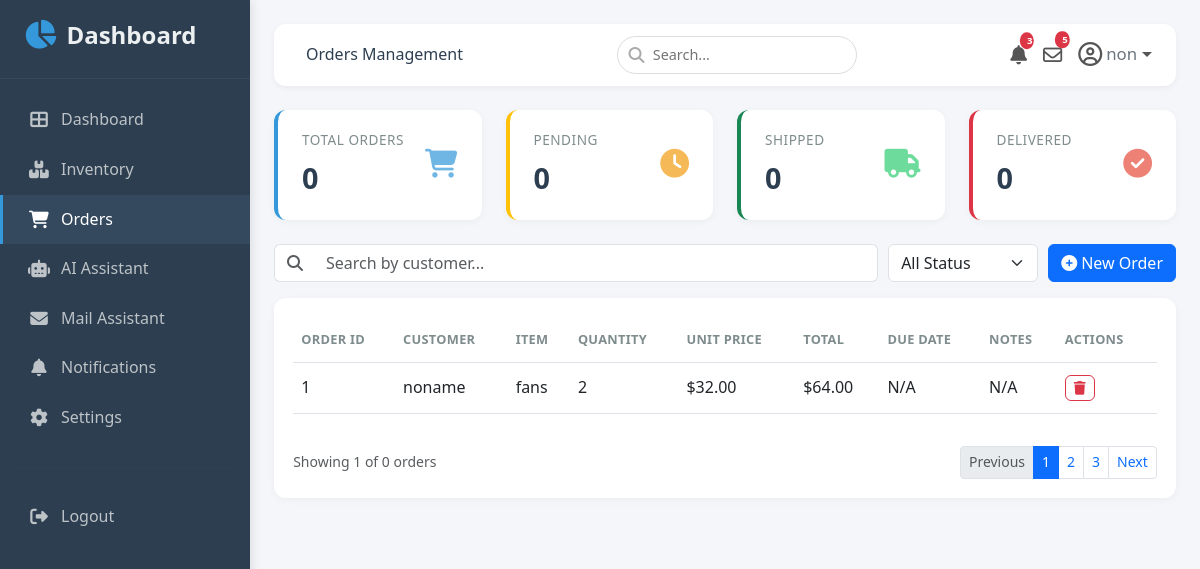
Page /orders (signed in) on the committed database.
### app.py (models this page shows, shortened)
class User(UserMixin, db.Model):
    id            = db.Column(db.Integer, primary_key=True)
    first_name    = db.Column(db.String(80), nullable=False)
    last_name     = db.Column(db.String(80), nullable=False)
    username      = db.Column(db.String(80), unique=True, nullable=False)
    password_hash = db.Column(db.String(200), nullable=False)

class Order(db.Model):
    id            = db.Column(db.Integer, primary_key=True)
    customer_name = db.Column(db.String(100), nullable=False)
    inventory_item_id = db.Column(db.Integer, nullable=False)
    quantity_item = db.Column(db.Integer, nullable=False)
    unit_price = db.Column(db.Float, nullable=False)
    due_date = db.Column(db.DateTime, nullable=True)
    user_id = db.Column(db.Integer, db.ForeignKey('user.id'), nullable=False)
    name = db.Column(db.String(80), db.ForeignKey('data.name'))
    notes = db.Column(db.Text)

class Data(db.Model):
    id            = db.Column(db.Integer, primary_key=True)
    name = db.Column(db.String(100), nullable=False)
    price = db.Column(db.Integer, nullable=False)
    quantity = db.Column(db.Integer, nullable=False)
    user_id = db.Column(db.Integer, db.ForeignKey('user.id'), nullable=False)
    orders = db.relationship("Order", backref="data")

### app.py (the view, shortened to what this page needs)
@app.route('/orders', methods=['GET', 'POST'])
@login_required
def orders():
    orders_data = Order.query.filter_by(user_id=current_user.id).all()
    inventory_items = Data.query.filter_by(user_id=current_user.id).all()
    return render_template(
        'Orders.html',
        orders=orders_data,
        machines=inventory_items
    )

### app.py (called while the page is built)
@login_manager.user_loader
def load_user(user_id):
    return User.query.get(int(user_id))

### templates/Orders.html (shortened to what this page needs)
{% extends "base.html" %}
{% block page_title %}Orders Management{% endblock %}
{% block content %}
<div class="row g-4 mb-4">
  <div class="col-md-3 col-6">
    <div class="stat-card">
      <div class="d-flex justify-content-between align-items-center">
        <div>
          <p class="stat-label">Total Orders</p>
          <p class="stat-number">{{ total_orders|default(0) }}</p>
        </div>
        <i class="fas fa-shopping-cart stat-icon"></i>
      </div>
    </div>
  </div>
  <div class="col-md-3 col-6">
    <div class="stat-card border-warning">
      <div class="d-flex justify-content-between align-items-center">
        <div>
          <p class="stat-label">Pending</p>
          <p class="stat-number">{{ pending_orders|default(0) }}</p>
        </div>
        <i class="fas fa-clock stat-icon warning"></i>
      </div>
    </div>
  </div>
  <div class="col-md-3 col-6">
    <div class="stat-card border-success">
      <div class="d-flex justify-content-between align-items-center">
        <div>
          <p class="stat-label">Shipped</p>
          <p class="stat-number">{{ shipped_orders|default(0) }}</p>
        </div>
        <i class="fas fa-truck stat-icon success"></i>
      </div>
    </div>
  </div>
  <div class="col-md-3 col-6">
    <div class="stat-card border-danger">
      <div class="d-flex justify-content-between align-items-center">
        <div>
          <p class="stat-label">Delivered</p>
          <p class="stat-number">{{ delivered_orders|default(0) }}</p>
        </div>
        <i class="fas fa-check-circle stat-icon danger"></i>
      </div>
    </div>
  </div>
</div>
<div class="search-filter-bar">
  <div class="search-input">
    <div class="input-group">
      <span class="input-group-text bg-white border-end-0"><i class="fas fa-search text-muted"></i></span>
      <input type="text" class="form-control border-start-0" placeholder="Search by customer..." id="tableSearch">
    </div>
  </div>
  <div class="filter-select">
    <select class="form-select" id="statusFilter">
      <option value="">All Status</option>
    </select>
  </div>
  <div class="ms-auto">
    <button class="btn btn-primary" data-bs-toggle="modal" data-bs-target="#addOrderModal">
      <i class="fas fa-plus-circle me-1"></i>New Order
    </button>
  </div>
</div>
<div class="table-container">
  <div class="table-responsive">
    <table class="table table-hover align-middle" id="ordersTable">
      <thead>
        <tr>
          <th>Order ID</th>
          <th>Customer</th>
          <th>Item</th>
          <th>Quantity</th>
          <th>Unit Price</th>
          <th>Total</th>
          <th>Due Date</th>
          <th>Notes</th>
          <th style="width: 100px;">Actions</th>
        </tr>
      </thead>
      <tbody id="ordersTableBody">
        {% for order in orders %}
        <tr>
          <td>{{ order.id }}</td>
          <td>{{ order.customer_name }}</td>
          <td>
            {% for item in machines %}
              {% if item.id == order.inventory_item_id %}
                {{ item.name }}
              {% endif %}
            {% endfor %}
          </td>
          <td>{{ order.quantity_item }}</td>
          <td>${{ "%.2f"|format(order.unit_price) }}</td>
          <td>${{ "%.2f"|format(order.quantity_item * order.unit_price) }}</td>
          <td>{{ order.due_date.strftime('%Y-%m-%d') if order.due_date else 'N/A' }}</td>
          <td>{{ order.notes[:50] + '...' if order.notes and order.notes|length > 50 else order.notes or 'N/A' }}</td>
          <td>
            <button class="btn btn-sm btn-outline-danger action-btn delete-btn" data-id="{{ order.id }}" title="Delete">
              <i class="fas fa-trash"></i>
            </button>
          </td>
        </tr>
        {% else %}
        <tr>
          <td colspan="9" class="text-center py-4 text-muted">No orders found.</td>
        </tr>
        {% endfor %}
      </tbody>
    </table>
  </div>
  <div class="pagination-bar">
    <div class="text-muted small">
      Showing {{ orders|length if orders else 0 }} of {{ total_orders|default(0) }} orders
    </div>
    <nav>
      <ul class="pagination pagination-sm">
        <li class="page-item disabled"><a class="page-link" href="#">Previous</a></li>
        <li class="page-item active"><a class="page-link" href="#">1</a></li>
        <li class="page-item"><a class="page-link" href="#">2</a></li>
        <li class="page-item"><a class="page-link" href="#">3</a></li>
        <li class="page-item"><a class="page-link" href="#">Next</a></li>
      </ul>
    </nav>
  </div>
</div>
{% endblock %}

### templates/base.html (shortened to what this page needs)
<!DOCTYPE html>
<html lang="en">
<head>
  <link href="https://cdn.jsdelivr.net/npm/bootstrap@5.3.0/dist/css/bootstrap.min.css" rel="stylesheet">
  <link rel="stylesheet" href="https://cdnjs.cloudflare.com/ajax/libs/font-awesome/6.4.0/css/all.min.css">
  <link rel="stylesheet" href="{{ url_for('static', filename='style.css') }}">
</head>
<body>
  <nav class="sidebar" id="sidebar">
    <div class="brand">
      <i class="fas fa-chart-pie"></i> Dashboard
    </div>
    <ul class="nav flex-column">
      <li class="nav-item">
        <a class="nav-link {% if request.endpoint == 'dashboard' %}active{% endif %}"
           href="{{ url_for('dashboard') }}">
          <i class="fas fa-th-large"></i> Dashboard
        </a>
      </li>
      <li class="nav-item">
        <a class="nav-link {% if request.endpoint == 'Machines' %}active{% endif %}"
           href="{{ url_for('Machines') }}">
          <i class="fas fa-boxes"></i> Inventory
        </a>
      </li>
      <li class="nav-item">
        <a class="nav-link {% if request.endpoint == 'orders' %}active{% endif %}"
           href="{{ url_for('orders') }}">
          <i class="fas fa-shopping-cart"></i> Orders
        </a>
      </li>
      <li class="nav-item">
        <a class="nav-link {% if request.endpoint == 'Ai_assistant' %}active{% endif %}"
           href="{{ url_for('Ai_assistant') }}">
          <i class="fas fa-robot"></i> AI Assistant
        </a>
      </li>
      <li class="nav-item">
        <a class="nav-link {% if request.endpoint == 'ai_mail_assistant' %}active{% endif %}"
           href="{{ url_for('ai_mail_assistant') }}">
          <i class="fas fa-envelope"></i> Mail Assistant
        </a>
      </li>
      <li class="nav-item">
        <a class="nav-link {% if request.endpoint == 'notifications' %}active{% endif %}"
           href="{{ url_for('notifications') }}">
          <i class="fas fa-bell"></i> Notifications
        </a>
      </li>
      <li class="nav-item">
        <a class="nav-link" href="{{ url_for('settings') }}"><i class="fas fa-cog"></i> Settings</a>
      </li>
    </ul>
    <hr style="border-color:#34495e; margin: 1.5rem 1rem;">
    <ul class="nav flex-column">
      <li class="nav-item">
        <a class="nav-link" href="{{ url_for('logout') }}"><i class="fas fa-sign-out-alt"></i> Logout</a>
      </li>
    </ul>
  </nav>
  <div class="main-content">
    <div class="top-navbar">
      <div>
        <span class="ms-2 d-none d-sm-inline">{% block page_title %}Dashboard{% endblock %}</span>
      </div>
      <div class="search-box d-none d-md-block">
        <i class="fas fa-search"></i>
        <input type="text" placeholder="Search...">
      </div>
      <div class="nav-icons d-flex align-items-center">
        <div class="dropdown me-2">
          <a href="{{ url_for('notifications') }}" class="text-decoration-none position-relative" id="notificationDropdown" role="button" data-bs-toggle="dropdown" aria-expanded="false">
            <i class="fas fa-bell" style="font-size: 1.2rem;"></i>
            <span class="badge bg-danger position-absolute top-0 start-100 translate-middle" id="navNotifCount" style="font-size: 0.6rem; padding: 0.25rem 0.45rem;">12</span>
          </a>
        </div>
        <a href="{{ url_for('ai_mail_assistant') }}" class="text-decoration-none me-2 position-relative">
          <i class="far fa-envelope" style="font-size: 1.2rem;"></i>
          <span class="badge bg-danger position-absolute top-0 start-100 translate-middle" style="font-size: 0.6rem; padding: 0.25rem 0.45rem;">5</span>
        </a>
        <div class="dropdown">
          <a href="#" class="text-decoration-none dropdown-toggle d-flex align-items-center"
             id="userDropdown" role="button" data-bs-toggle="dropdown" aria-expanded="false">
            <i class="far fa-user-circle fa-lg"></i>
            <span class="ms-1 d-none d-md-inline small text-secondary">
              {{ current_user.username if current_user.is_authenticated else 'Admin' }}
            </span>
          </a>
        </div>
      </div>
    </div>
    {% block content %}{% endblock %}
</body>
</html>

### static/style.css (style rules this page uses)
* { margin: 0; padding: 0; box-sizing: border-box; }
body { background-color: #f4f6f9; font-family: 'Segoe UI', Tahoma, Geneva, Verdana, sans-serif; color: #2c3e50; line-height: 1.6; }
a { text-decoration: none; color: inherit; }
.sidebar { position: fixed; top: 0; left: 0; height: 100vh; width: 250px; background-color: #2c3e50; color: #ecf0f1; transition: transform 0.3s ease; z-index: 1050; padding: 1rem 0; overflow-y: auto; box-shadow: 2px 0 10px rgba(0, 0, 0, 0.1); }
.sidebar .brand { font-size: 1.5rem; font-weight: 600; padding: 0 1.5rem 1.5rem 1.5rem; border-bottom: 1px solid #34495e; margin-bottom: 1rem; display: flex; align-items: center; gap: 10px; }
.sidebar .brand i { color: #3498db; font-size: 1.8rem; }
.sidebar .nav-link { color: #bdc3c7; padding: 0.75rem 1.5rem; border-left: 3px solid transparent; transition: all 0.2s ease; display: flex; align-items: center; gap: 10px; }
.sidebar .nav-link.active { color: #fff; background-color: #34495e; border-left-color: #3498db; }
.sidebar .nav-link i { width: 24px; text-align: center; font-size: 1.1rem; }
.sidebar hr { border-color: #34495e; margin: 1.5rem 1rem; }
.main-content { margin-left: 250px; padding: 1.5rem; min-height: 100vh; transition: margin-left 0.3s ease; }
.top-navbar { background: #fff; border-radius: 12px; padding: 0.75rem 1.5rem; box-shadow: 0 2px 6px rgba(0, 0, 0, 0.05); margin-bottom: 1.5rem; display: flex; align-items: center; justify-content: space-between; }
.top-navbar .search-box { position: relative; }
.top-navbar .search-box input { border-radius: 30px; border: 1px solid #ddd; padding: 0.4rem 1rem 0.4rem 2.2rem; font-size: 0.9rem; width: 240px; transition: border 0.2s ease; }
.top-navbar .search-box i { position: absolute; left: 12px; top: 50%; transform: translateY(-50%); color: #aaa; }
.nav-icons { display: flex; align-items: center; gap: 0.5rem; }
.nav-icons a { color: #555; font-size: 1.2rem; position: relative; transition: color 0.2s ease; }
.nav-icons a .badge { position: absolute; top: -6px; right: -8px; font-size: 0.6rem; padding: 0.25rem 0.45rem; background: #e74c3c; color: #fff; border-radius: 50%; }
.stat-card { background: #fff; border-radius: 12px; padding: 1.2rem 1.5rem; box-shadow: 0 2px 8px rgba(0, 0, 0, 0.04); border-left: 4px solid #3498db; height: 100%; transition: all 0.3s ease; }
.stat-card .stat-icon { font-size: 1.8rem; color: #3498db; opacity: 0.7; }
.stat-card .stat-number { font-size: 1.8rem; font-weight: 600; margin-bottom: 0; }
.stat-card .stat-label { color: #7f8c8d; font-size: 0.85rem; text-transform: uppercase; letter-spacing: 0.5px; margin-bottom: 0.25rem; }
.stat-card.border-warning { border-left-color: #f39c12; }
.stat-card.border-success { border-left-color: #2ecc71; }
.stat-card.border-danger { border-left-color: #e74c3c; }
.stat-card .stat-icon.warning { color: #f39c12; }
.stat-card .stat-icon.success { color: #2ecc71; }
.stat-card .stat-icon.danger { color: #e74c3c; }
.search-filter-bar { display: flex; flex-wrap: wrap; gap: 10px; align-items: center; margin-bottom: 1rem; }
.search-filter-bar .search-input { flex: 1 1 250px; }
.search-filter-bar .filter-select { flex: 0 1 150px; }
.table-container { background: #fff; border-radius: 12px; padding: 1.2rem; box-shadow: 0 2px 8px rgba(0, 0, 0, 0.04); }
.table-container .table th { border-top: none; color: #7f8c8d; font-weight: 600; font-size: 0.8rem; text-transform: uppercase; letter-spacing: 0.3px; padding: 0.75rem 0.5rem; }
.table-container .table td { vertical-align: middle; padding: 0.75rem 0.5rem; }
.action-btn { padding: 0.15rem 0.5rem; font-size: 0.8rem; border-radius: 6px; transition: all 0.2s ease; }
.action-btn .fas { font-size: 0.85rem; }
.pagination-bar { display: flex; justify-content: space-between; align-items: center; margin-top: 1rem; flex-wrap: wrap; gap: 0.5rem; }
.pagination-bar .pagination { margin: 0; }

### rows in the picture
User: username "non"
Order: id "1", customer_name "noname", quantity_item "2", unit_price "32.00", order.quantity_item*order.unit_price "64.00", due_date "N/A", notes "N/A"
Data: name "fans"

### other values in the picture
{{ total_orders|default(0) }} "0"
{{ pending_orders|default(0) }} "0"
{{ shipped_orders|default(0) }} "0"
{{ delivered_orders|default(0) }} "0"
{{ orders|length if orders else 0 }} "1"
